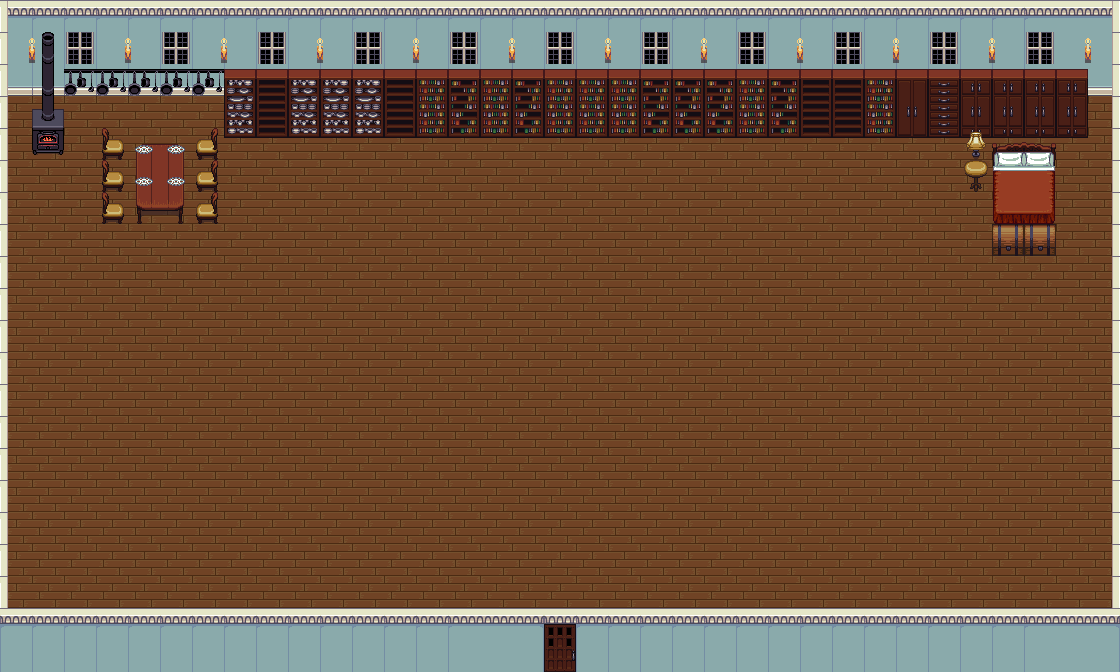

The image is a tile-based game level rendered from a .tmx file. Its description and source (layers, tilesets, objects; grid data summarised) follow:
An orthogonal 35x21 tile map with 32x32 px tiles, 6 tile layers (chao, parede, parede2, janelas, ...), 38 tilesets.

<map version="1.0" orientation="orthogonal" renderorder="right-down" width="35" height="21" tilewidth="32" tileheight="32" nextobjectid="1">
 <tileset firstgid="1" name="brackish" tilewidth="32" tileheight="32" tilecount="18" columns="3">
  <image source="../../sprites/LPC Base Assets/tiles/brackish.png" width="96" height="192" />
 </tileset>
 <tileset firstgid="19" name="bridges" tilewidth="32" tileheight="32" tilecount="42" columns="6">
  <image source="../../sprites/LPC Base Assets/tiles/bridges.png" width="192" height="224" />
 </tileset>
 <tileset firstgid="61" name="buckets" tilewidth="32" tileheight="32" tilecount="6" columns="3">
  <image source="../../sprites/LPC Base Assets/tiles/buckets.png" width="96" height="64" />
 </tileset>
 <tileset firstgid="67" name="cabinets" tilewidth="32" tileheight="32" tilecount="78" columns="6">
  <image source="../../sprites/LPC Base Assets/tiles/cabinets.png" width="192" height="416" />
 </tileset>
 <tileset firstgid="145" name="castle_lightsources" tilewidth="32" tileheight="32" tilecount="20" columns="5">
  <image source="../../sprites/LPC Base Assets/tiles/castle_lightsources.png" width="160" height="128" />
 </tileset>
 <tileset firstgid="165" name="castle_outside" tilewidth="32" tileheight="32" tilecount="187" columns="17">
  <image source="../../sprites/LPC Base Assets/tiles/castle_outside.png" width="544" height="352" />
 </tileset>
 <tileset firstgid="352" name="castlefloors" tilewidth="32" tileheight="32" tilecount="100" columns="10">
  <image source="../../sprites/LPC Base Assets/tiles/castlefloors.png" width="320" height="320" />
 </tileset>
 <tileset firstgid="452" name="castlefloors_outside" tilewidth="32" tileheight="32" tilecount="20" columns="4">
  <image source="../../sprites/LPC Base Assets/tiles/castlefloors_outside.png" width="128" height="160" />
 </tileset>
 <tileset firstgid="472" name="castlewalls" tilewidth="32" tileheight="32" tilecount="180" columns="12">
  <image source="../../sprites/LPC Base Assets/tiles/castlewalls.png" width="384" height="480" />
 </tileset>
 <tileset firstgid="652" name="cement" tilewidth="32" tileheight="32" tilecount="18" columns="3">
  <image source="../../sprites/LPC Base Assets/tiles/cement.png" width="96" height="192" />
 </tileset>
 <tileset firstgid="670" name="cementstair" tilewidth="32" tileheight="32" tilecount="20" columns="5">
  <image source="../../sprites/LPC Base Assets/tiles/cementstair.png" width="160" height="128" />
 </tileset>
 <tileset firstgid="690" name="chests" tilewidth="32" tileheight="32" tilecount="6" columns="2">
  <image source="../../sprites/LPC Base Assets/tiles/chests.png" width="64" height="96" />
 </tileset>
 <tileset firstgid="696" name="country" tilewidth="32" tileheight="32" tilecount="20" columns="5">
  <image source="../../sprites/LPC Base Assets/tiles/country.png" width="160" height="128" />
 </tileset>
 <tileset firstgid="716" name="cup" tilewidth="32" tileheight="32" tilecount="2" columns="1">
  <image source="../../sprites/LPC Base Assets/tiles/cup.png" width="32" height="64" />
 </tileset>
 <tileset firstgid="718" name="dirt" tilewidth="32" tileheight="32" tilecount="18" columns="3">
  <image source="../../sprites/LPC Base Assets/tiles/dirt.png" width="96" height="192" />
 </tileset>
 <tileset firstgid="736" name="dirt2" tilewidth="32" tileheight="32" tilecount="18" columns="3">
  <image source="../../sprites/LPC Base Assets/tiles/dirt2.png" width="96" height="192" />
 </tileset>
 <tileset firstgid="754" name="dungeon" tilewidth="32" tileheight="32" tilecount="104" columns="13">
  <image source="../../sprites/LPC Base Assets/tiles/dungeon.png" width="416" height="256" />
 </tileset>
 <tileset firstgid="858" name="grass" tilewidth="32" tileheight="32" tilecount="18" columns="3">
  <image source="../../sprites/LPC Base Assets/tiles/grass.png" width="96" height="192" />
 </tileset>
 <tileset firstgid="876" name="grassalt" tilewidth="32" tileheight="32" tilecount="18" columns="3">
  <image source="../../sprites/LPC Base Assets/tiles/grassalt.png" width="96" height="192" />
 </tileset>
 <tileset firstgid="894" name="hole" tilewidth="32" tileheight="32" tilecount="18" columns="3">
  <image source="../../sprites/LPC Base Assets/tiles/hole.png" width="96" height="192" />
 </tileset>
 <tileset firstgid="912" name="holek" tilewidth="32" tileheight="32" tilecount="18" columns="3">
  <image source="../../sprites/LPC Base Assets/tiles/holek.png" width="96" height="192" />
 </tileset>
 <tileset firstgid="930" name="holemid" tilewidth="32" tileheight="32" tilecount="18" columns="3">
  <image source="../../sprites/LPC Base Assets/tiles/holemid.png" width="96" height="192" />
 </tileset>
 <tileset firstgid="948" name="house" tilewidth="32" tileheight="32" tilecount="63" columns="9">
  <image source="../../sprites/LPC Base Assets/tiles/house.png" width="288" height="224" />
 </tileset>
 <tileset firstgid="1011" name="inside" tilewidth="32" tileheight="32" tilecount="100" columns="10">
  <image source="../../sprites/LPC Base Assets/tiles/inside.png" width="320" height="320" />
 </tileset>
 <tileset firstgid="1111" name="kitchen" tilewidth="32" tileheight="32" tilecount="8" columns="2">
  <image source="../../sprites/LPC Base Assets/tiles/kitchen.png" width="64" height="128" />
 </tileset>
 <tileset firstgid="1119" name="lava" tilewidth="32" tileheight="32" tilecount="18" columns="3">
  <image source="../../sprites/LPC Base Assets/tiles/lava.png" width="96" height="192" />
 </tileset>
 <tileset firstgid="1137" name="lavarock" tilewidth="32" tileheight="32" tilecount="18" columns="3">
  <image source="../../sprites/LPC Base Assets/tiles/lavarock.png" width="96" height="192" />
 </tileset>
 <tileset firstgid="1155" name="mountains" tilewidth="32" tileheight="32" tilecount="108" columns="12">
  <image source="../../sprites/LPC Base Assets/tiles/mountains.png" width="384" height="288" />
 </tileset>
 <tileset firstgid="1263" name="rock" tilewidth="32" tileheight="32" tilecount="2" columns="2">
  <image source="../../sprites/LPC Base Assets/tiles/rock.png" width="64" height="32" />
 </tileset>
 <tileset firstgid="1265" name="signs" tilewidth="32" tileheight="32" tilecount="6" columns="3">
  <image source="../../sprites/LPC Base Assets/tiles/signs.png" width="96" height="64" />
 </tileset>
 <tileset firstgid="1271" name="stairs" tilewidth="32" tileheight="32" tilecount="112" columns="8">
  <image source="../../sprites/LPC Base Assets/tiles/stairs.png" width="256" height="448" />
 </tileset>
 <tileset firstgid="1383" name="treetop" tilewidth="32" tileheight="32" tilecount="42" columns="6">
  <image source="../../sprites/LPC Base Assets/tiles/treetop.png" width="192" height="224" />
 </tileset>
 <tileset firstgid="1425" name="trunk" tilewidth="32" tileheight="32" tilecount="18" columns="6">
  <image source="../../sprites/LPC Base Assets/tiles/trunk.png" width="192" height="96" />
 </tileset>
 <tileset firstgid="1443" name="victoria" tilewidth="32" tileheight="32" tilecount="55" columns="11">
  <image source="../../sprites/LPC Base Assets/tiles/victoria.png" width="352" height="160" />
 </tileset>
 <tileset firstgid="1498" name="water" tilewidth="32" tileheight="32" tilecount="18" columns="3">
  <image source="../../sprites/LPC Base Assets/tiles/water.png" width="96" height="192" />
 </tileset>
 <tileset firstgid="1516" name="waterfall" tilewidth="32" tileheight="32" tilecount="15" columns="3">
  <image source="../../sprites/LPC Base Assets/tiles/waterfall.png" width="96" height="160" />
 </tileset>
 <tileset firstgid="1531" name="watergrass" tilewidth="32" tileheight="32" tilecount="18" columns="3">
  <image source="../../sprites/LPC Base Assets/tiles/watergrass.png" width="96" height="192" />
 </tileset>
 <tileset firstgid="1549" name="barrel" tilewidth="32" tileheight="32" tilecount="8" columns="4">
  <image source="../../sprites/LPC Base Assets/tiles/barrel.png" width="128" height="64" />
 </tileset>
 <layer name="chao" width="35" height="21">
  <data>[735 cells, 735 non-empty, 3 distinct tile ids]</data>
 </layer>
 <layer name="parede" width="35" height="21">
  <data>[735 cells, 105 non-empty, 9 distinct tile ids]</data>
 </layer>
 <layer name="parede2" width="35" height="21">
  <data>[735 cells, 108 non-empty, 8 distinct tile ids]</data>
 </layer>
 <layer name="janelas" width="35" height="21">
  <data>[735 cells, 49 non-empty, 24 distinct tile ids]</data>
 </layer>
 <layer name="objetos" width="35" height="21">
  <data>[735 cells, 108 non-empty, 26 distinct tile ids]</data>
 </layer>
 <layer name="objetos2" width="35" height="21">
  <data>[735 cells, 7 non-empty, 3 distinct tile ids]</data>
 </layer>
</map>
